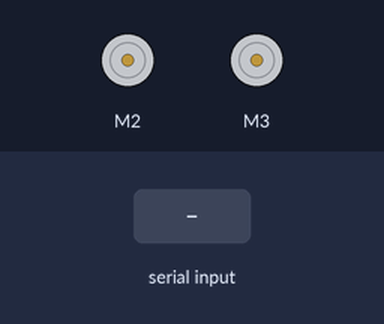
Recording of a sketch running on a simulated Arduino Uno, built with avr-gcc and run on an emulated ATmega328P. Parts: 2 × DC motor (green arrow = forward, orange = backward, longer = faster). The inputs (shaded band) are chosen by the test bench.

Above: at 1.2 s.
1.3 s: "forward" received over Serial
At 2.0 s:
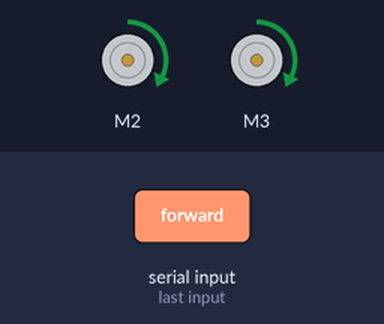
2.8 s: "backward" received over Serial
At 3.2 s:
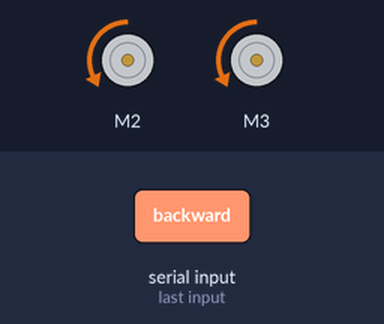
4.3 s: "left" received over Serial
At 5.1 s:
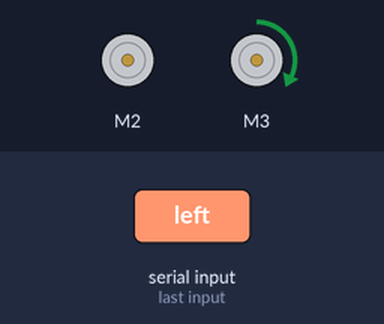
6.8 s: "right" received over Serial
At 7.3 s:
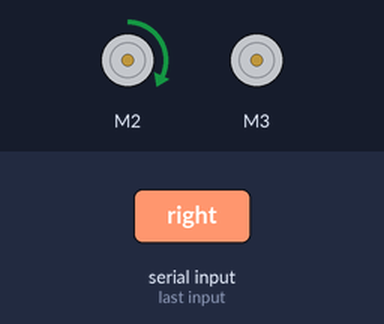
9.3 s: "back" received over Serial
At 10.4 s:
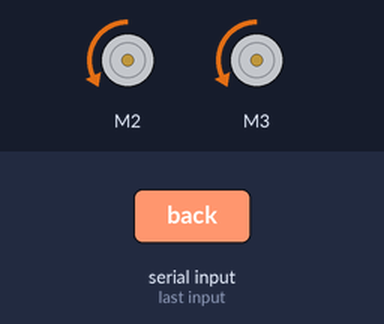
10.8 s: "lift" received over Serial
At 12.3 s:
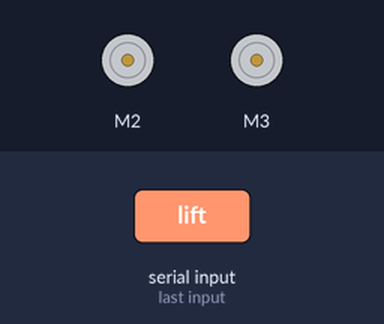
Timing chart, 0 to 13.8 s (numbered marks = the images above; inputs shaded):
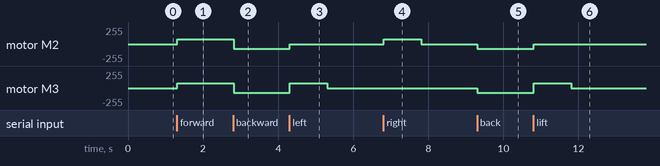

The sketch:

Wheelchair1.ino
```cpp
#include <AFMotor.h>

// --- CALIBRATION SETTINGS ---
#define SPEED_VAL 70       // Speed (0-255). Higher speed = faster turn.
#define TURN_90_TIME 1000    // <--- ADJUST THIS NUMBER.
                            // Start with 850. If it turns too much, lower it.
                            // If it turns too little, increase it.

AF_DCMotor M2(2); // Left Motor
AF_DCMotor M3(3); // Right Motor

void setup() {
  Serial.begin(9600);
  Serial.setTimeout(7);
  setAllSpeeds(SPEED_VAL);
  Stop();
}

void loop() {
  bluetoothControl();
}

// --- Helper Function ---
void setAllSpeeds(int s) {
  M2.setSpeed(s);
  M3.setSpeed(s);
}

void bluetoothControl() {
  if (Serial.available() > 0) {
    String value = Serial.readString();
    value.trim();

    if (value == "forward") {
      forward();
    } else if (value == "backward" || value == "back") {
      backward();
    } else if (value == "left" || value == "lift") {
      turnLeft90();
    } else if (value == "right") {
      turnRight90();
    } else if (value == "stop") {
      Stop();
    }
  }
}

/****************** Motor functions *****************/
void forward() {
  setAllSpeeds(SPEED_VAL);
  M2.run(FORWARD);
  M3.run(FORWARD);
}

void backward() {
  setAllSpeeds(SPEED_VAL);
  M2.run(BACKWARD);
  M3.run(BACKWARD);
}

// --- 90 DEGREE TURN LOGIC ---

void turnRight90() {
  setAllSpeeds(SPEED_VAL);

  // Pivot Turn: Left moves, Right stops
  M2.run(FORWARD);
  M3.run(RELEASE);

  delay(TURN_90_TIME); // Wait for the robot to reach 90 degrees

  Stop(); // Automatically stop after the time is up
}

void turnLeft90() {
  setAllSpeeds(SPEED_VAL);

  // Pivot Turn: Right moves, Left stops
  M2.run(RELEASE);
  M3.run(FORWARD);

  delay(TURN_90_TIME); // Wait for the robot to reach 90 degrees

  Stop(); // Automatically stop after the time is up
}

void Stop() {
  M2.run(RELEASE);
  M3.run(RELEASE);
}
```

Measured:
- after the input at 1.3 s, motor M2, motor M3: stopped → forward 70/255 at once
- after the input at 2.8 s, motor M2, motor M3: forward 70/255 → backward 70/255 at once
- after the input at 4.3 s, motor M2: backward 70/255 → stopped at once; motor M3: backward 70/255 → forward 70/255 at once, → stopped 1.0 s later
- after the input at 6.8 s, motor M2: stopped → forward 70/255 at once, → stopped 1.0 s later
- after the input at 9.3 s, motor M2, motor M3: stopped → backward 70/255 at once
- after the input at 10.8 s, motor M2: backward 70/255 → stopped at once; motor M3: backward 70/255 → forward 70/255 at once, → stopped 1.0 s later
